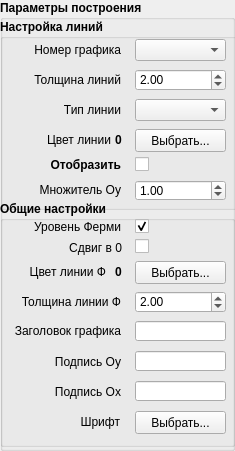
     <widget class="QGroupBox" name="groupBox_8">
      <property name="geometry">
       <rect>
        <x>450</x>
        <y>0</y>
        <width>235</width>
        <height>451</height>
       </rect>
      </property>
      <property name="font">
       <font>
        <family>Arial</family>
        <pointsize>9</pointsize>
        <weight>75</weight>
        <bold>true</bold>
       </font>
      </property>
      <property name="title">
       <string>Параметры построения</string>
      </property>
      <widget class="QGroupBox" name="groupBox_10">
       <property name="geometry">
        <rect>
         <x>0</x>
         <y>201</y>
         <width>235</width>
         <height>246</height>
        </rect>
       </property>
       <property name="font">
        <font>
         <family>Arial</family>
         <pointsize>9</pointsize>
         <weight>75</weight>
         <bold>true</bold>
        </font>
       </property>
       <property name="title">
        <string>Общие настройки</string>
       </property>
       <widget class="QLabel" name="label_44">
        <property name="geometry">
         <rect>
          <x>0</x>
          <y>120</y>
          <width>121</width>
          <height>20</height>
         </rect>
        </property>
        <property name="font">
         <font>
          <family>Arial</family>
          <pointsize>9</pointsize>
          <weight>50</weight>
          <bold>false</bold>
         </font>
        </property>
        <property name="text">
         <string>Заголовок графика</string>
        </property>
        <property name="alignment">
         <set>Qt::AlignRight|Qt::AlignTrailing|Qt::AlignVCenter</set>
        </property>
       </widget>
       <widget class="QLineEdit" name="tab2EditLinePlotName">
        <property name="geometry">
         <rect>
          <x>135</x>
          <y>120</y>
          <width>91</width>
          <height>20</height>
         </rect>
        </property>
        <property name="font">
         <font>
          <family>Arial</family>
          <pointsize>9</pointsize>
          <weight>50</weight>
          <bold>false</bold>
         </font>
        </property>
       </widget>
       <widget class="QLabel" name="label_45">
        <property name="geometry">
         <rect>
          <x>40</x>
          <y>150</y>
          <width>81</width>
          <height>21</height>
         </rect>
        </property>
        <property name="font">
         <font>
          <family>Arial</family>
          <pointsize>9</pointsize>
          <weight>50</weight>
          <bold>false</bold>
         </font>
        </property>
        <property name="text">
         <string>Подпись Oy</string>
        </property>
        <property name="alignment">
         <set>Qt::AlignRight|Qt::AlignTrailing|Qt::AlignVCenter</set>
        </property>
       </widget>
       <widget class="QLineEdit" name="tab2EditLineOyName">
        <property name="geometry">
         <rect>
          <x>135</x>
          <y>150</y>
          <width>91</width>
          <height>20</height>
         </rect>
        </property>
        <property name="font">
         <font>
          <family>Arial</family>
          <pointsize>9</pointsize>
          <weight>50</weight>
          <bold>false</bold>
         </font>
        </property>
       </widget>
       <widget class="QLabel" name="label_46">
        <property name="geometry">
         <rect>
          <x>40</x>
          <y>180</y>
          <width>81</width>
          <height>21</height>
         </rect>
        </property>
        <property name="font">
         <font>
          <family>Arial</family>
          <pointsize>9</pointsize>
          <weight>50</weight>
          <bold>false</bold>
         </font>
        </property>
        <property name="text">
         <string>Подпись Ox</string>
        </property>
        <property name="alignment">
         <set>Qt::AlignRight|Qt::AlignTrailing|Qt::AlignVCenter</set>
        </property>
       </widget>
       <widget class="QLineEdit" name="tab2EditLineOxName">
        <property name="geometry">
         <rect>
          <x>135</x>
          <y>180</y>
          <width>91</width>
          <height>20</height>
         </rect>
        </property>
        <property name="font">
         <font>
          <family>Arial</family>
          <pointsize>9</pointsize>
          <weight>50</weight>
          <bold>false</bold>
         </font>
        </property>
       </widget>
       <widget class="QLabel" name="label_47">
        <property name="geometry">
         <rect>
          <x>73</x>
          <y>210</y>
          <width>47</width>
          <height>21</height>
         </rect>
        </property>
        <property name="font">
         <font>
          <family>Arial</family>
          <pointsize>9</pointsize>
          <weight>50</weight>
          <bold>false</bold>
         </font>
        </property>
        <property name="text">
         <string>Шрифт</string>
        </property>
        <property name="alignment">
         <set>Qt::AlignRight|Qt::AlignTrailing|Qt::AlignVCenter</set>
        </property>
       </widget>
       <widget class="QPushButton" name="tab2ColorButtonFermiL">
        <property name="geometry">
         <rect>
          <x>135</x>
          <y>60</y>
          <width>91</width>
          <height>23</height>
         </rect>
        </property>
        <property name="font">
         <font>
          <family>Arial</family>
          <pointsize>9</pointsize>
          <weight>50</weight>
          <bold>false</bold>
          <strikeout>false</strikeout>
          <kerning>true</kerning>
         </font>
        </property>
        <property name="text">
         <string>Выбрать...</string>
        </property>
       </widget>
       <widget class="QLabel" name="label_33">
        <property name="geometry">
         <rect>
          <x>20</x>
          <y>10</y>
          <width>101</width>
          <height>31</height>
         </rect>
        </property>
        <property name="font">
         <font>
          <family>Arial</family>
          <pointsize>9</pointsize>
          <weight>50</weight>
          <bold>false</bold>
          <strikeout>false</strikeout>
          <kerning>true</kerning>
         </font>
        </property>
        <property name="text">
         <string>Уровень Ферми</string>
        </property>
        <property name="alignment">
         <set>Qt::AlignRight|Qt::AlignTrailing|Qt::AlignVCenter</set>
        </property>
       </widget>
       <widget class="QCheckBox" name="tab2CheckBoxFermiLevel">
        <property name="geometry">
         <rect>
          <x>135</x>
          <y>10</y>
          <width>21</width>
          <height>31</height>
         </rect>
        </property>
        <property name="font">
         <font>
          <family>Arial</family>
          <pointsize>9</pointsize>
          <weight>50</weight>
          <bold>false</bold>
          <strikeout>false</strikeout>
          <kerning>true</kerning>
         </font>
        </property>
        <property name="text">
         <string/>
        </property>
        <property name="checked">
         <bool>true</bool>
        </property>
       </widget>
       <widget class="QLabel" name="label_34">
        <property name="geometry">
         <rect>
          <x>15</x>
          <y>60</y>
          <width>91</width>
          <height>21</height>
         </rect>
        </property>
        <property name="font">
         <font>
          <family>Arial</family>
          <pointsize>9</pointsize>
          <weight>50</weight>
          <bold>false</bold>
          <strikeout>false</strikeout>
          <kerning>true</kerning>
         </font>
        </property>
        <property name="text">
         <string>Цвет линии Ф</string>
        </property>
        <property name="alignment">
         <set>Qt::AlignRight|Qt::AlignTrailing|Qt::AlignVCenter</set>
        </property>
       </widget>
       <widget class="QLabel" name="ColorLable7">
        <property name="geometry">
         <rect>
          <x>115</x>
          <y>60</y>
          <width>16</width>
          <height>21</height>
         </rect>
        </property>
        <property name="text">
         <string>0</string>
        </property>
       </widget>
       <widget class="QLabel" name="label_35">
        <property name="geometry">
         <rect>
          <x>10</x>
          <y>90</y>
          <width>111</width>
          <height>21</height>
         </rect>
        </property>
        <property name="font">
         <font>
          <family>Arial</family>
          <pointsize>9</pointsize>
          <weight>50</weight>
          <bold>false</bold>
          <strikeout>false</strikeout>
          <kerning>true</kerning>
         </font>
        </property>
        <property name="text">
         <string>Толщина линии Ф</string>
        </property>
        <property name="alignment">
         <set>Qt::AlignRight|Qt::AlignTrailing|Qt::AlignVCenter</set>
        </property>
       </widget>
       <widget class="QDoubleSpinBox" name="tab2SpinnerBoxFermiLevelWidth">
        <property name="geometry">
         <rect>
          <x>135</x>
          <y>90</y>
          <width>91</width>
          <height>22</height>
         </rect>
        </property>
        <property name="font">
         <font>
          <family>Arial</family>
          <pointsize>9</pointsize>
          <weight>50</weight>
          <bold>false</bold>
          <strikeout>false</strikeout>
          <kerning>true</kerning>
         </font>
        </property>
        <property name="value">
         <double>2.000000000000000</double>
        </property>
       </widget>
       <widget class="QPushButton" name="tab2BushButtonSetFont">
        <property name="geometry">
         <rect>
          <x>135</x>
          <y>210</y>
          <width>91</width>
          <height>23</height>
         </rect>
        </property>
        <property name="font">
         <font>
          <family>Arial</family>
          <pointsize>9</pointsize>
          <weight>50</weight>
          <bold>false</bold>
         </font>
        </property>
        <property name="text">
         <string>Выбрать...</string>
        </property>
       </widget>
       <widget class="QCheckBox" name="tab2ZeroShift">
        <property name="geometry">
         <rect>
          <x>135</x>
          <y>30</y>
          <width>41</width>
          <height>31</height>
         </rect>
        </property>
        <property name="text">
         <string/>
        </property>
       </widget>
       <widget class="QLabel" name="label_43">
        <property name="geometry">
         <rect>
          <x>26</x>
          <y>31</y>
          <width>96</width>
          <height>31</height>
         </rect>
        </property>
        <property name="font">
         <font>
          <family>Arial</family>
          <pointsize>9</pointsize>
          <weight>50</weight>
          <bold>false</bold>
          <strikeout>false</strikeout>
          <kerning>true</kerning>
         </font>
        </property>
        <property name="text">
         <string>Сдвиг в 0</string>
        </property>
        <property name="alignment">
         <set>Qt::AlignRight|Qt::AlignTrailing|Qt::AlignVCenter</set>
        </property>
       </widget>
      </widget>
      <widget class="QGroupBox" name="groupBox_9">
       <property name="geometry">
        <rect>
         <x>0</x>
         <y>19</y>
         <width>531</width>
         <height>191</height>
        </rect>
       </property>
       <property name="font">
        <font>
         <family>Arial</family>
         <pointsize>9</pointsize>
         <weight>75</weight>
         <bold>true</bold>
        </font>
       </property>
       <property name="title">
        <string>Настройка линий</string>
       </property>
       <widget class="QLabel" name="label_37">
        <property name="geometry">
         <rect>
          <x>30</x>
          <y>20</y>
          <width>91</width>
          <height>21</height>
         </rect>
        </property>
        <property name="font">
         <font>
          <family>Arial</family>
          <pointsize>9</pointsize>
          <weight>50</weight>
          <bold>false</bold>
         </font>
        </property>
        <property name="text">
         <string>Номер графика</string>
        </property>
        <property name="alignment">
         <set>Qt::AlignRight|Qt::AlignTrailing|Qt::AlignVCenter</set>
        </property>
       </widget>
       <widget class="QComboBox" name="tab2ComboBoxLineSelector">
        <property name="geometry">
         <rect>
          <x>135</x>
          <y>20</y>
          <width>91</width>
          <height>22</height>
         </rect>
        </property>
        <property name="font">
         <font>
          <family>Arial</family>
          <pointsize>9</pointsize>
          <weight>50</weight>
          <bold>false</bold>
         </font>
        </property>
       </widget>
       <widget class="QLabel" name="label_38">
        <property name="geometry">
         <rect>
          <x>20</x>
          <y>50</y>
          <width>101</width>
          <height>21</height>
         </rect>
        </property>
        <property name="font">
         <font>
          <family>Arial</family>
          <pointsize>9</pointsize>
          <weight>50</weight>
          <bold>false</bold>
         </font>
        </property>
        <property name="text">
         <string>Толщина линий</string>
        </property>
        <property name="alignment">
         <set>Qt::AlignRight|Qt::AlignTrailing|Qt::AlignVCenter</set>
        </property>
       </widget>
       <widget class="QDoubleSpinBox" name="tab2SpinnerLineWidth">
        <property name="geometry">
         <rect>
          <x>135</x>
          <y>50</y>
          <width>91</width>
          <height>22</height>
         </rect>
        </property>
        <property name="font">
         <font>
          <family>Arial</family>
          <pointsize>9</pointsize>
          <weight>50</weight>
          <bold>false</bold>
         </font>
        </property>
        <property name="minimum">
         <double>0.100000000000000</double>
        </property>
        <property name="value">
         <double>2.000000000000000</double>
        </property>
       </widget>
       <widget class="QLabel" name="label_39">
        <property name="geometry">
         <rect>
          <x>40</x>
          <y>80</y>
          <width>81</width>
          <height>21</height>
         </rect>
        </property>
        <property name="font">
         <font>
          <family>Arial</family>
          <pointsize>9</pointsize>
          <weight>50</weight>
          <bold>false</bold>
         </font>
        </property>
        <property name="text">
         <string>Тип линии</string>
        </property>
        <property name="alignment">
         <set>Qt::AlignRight|Qt::AlignTrailing|Qt::AlignVCenter</set>
        </property>
       </widget>
       <widget class="QComboBox" name="tab2ComboBoxLineType">
        <property name="geometry">
         <rect>
          <x>135</x>
          <y>80</y>
          <width>91</width>
          <height>22</height>
         </rect>
        </property>
        <property name="font">
         <font>
          <family>Arial</family>
          <pointsize>9</pointsize>
          <weight>50</weight>
          <bold>false</bold>
         </font>
        </property>
       </widget>
       <widget class="QLabel" name="label_40">
        <property name="geometry">
         <rect>
          <x>40</x>
          <y>110</y>
          <width>71</width>
          <height>21</height>
         </rect>
        </property>
        <property name="font">
         <font>
          <family>Arial</family>
          <pointsize>9</pointsize>
          <weight>50</weight>
          <bold>false</bold>
         </font>
        </property>
        <property name="text">
         <string>Цвет линии</string>
        </property>
        <property name="alignment">
         <set>Qt::AlignRight|Qt::AlignTrailing|Qt::AlignVCenter</set>
        </property>
       </widget>
       <widget class="QLabel" name="label_41">
        <property name="geometry">
         <rect>
          <x>40</x>
          <y>130</y>
          <width>81</width>
          <height>31</height>
         </rect>
        </property>
        <property name="font">
         <font>
          <family>Arial</family>
          <pointsize>9</pointsize>
          <weight>75</weight>
          <bold>true</bold>
         </font>
        </property>
        <property name="text">
         <string>Отобразить</string>
        </property>
        <property name="alignment">
         <set>Qt::AlignRight|Qt::AlignTrailing|Qt::AlignVCenter</set>
        </property>
       </widget>
       <widget class="QCheckBox" name="tab2CheckBoxShow1">
        <property name="geometry">
         <rect>
          <x>135</x>
          <y>130</y>
          <width>21</width>
          <height>31</height>
         </rect>
        </property>
        <property name="font">
         <font>
          <family>Arial</family>
          <pointsize>9</pointsize>
          <weight>50</weight>
          <bold>false</bold>
         </font>
        </property>
        <property name="text">
         <string/>
        </property>
       </widget>
       <widget class="QLabel" name="label_42">
        <property name="geometry">
         <rect>
          <x>20</x>
          <y>150</y>
          <width>101</width>
          <height>41</height>
         </rect>
        </property>
        <property name="font">
         <font>
          <family>Arial</family>
          <pointsize>9</pointsize>
          <weight>50</weight>
          <bold>false</bold>
         </font>
        </property>
        <property name="text">
         <string>Множитель Oy</string>
        </property>
        <property name="alignment">
         <set>Qt::AlignRight|Qt::AlignTrailing|Qt::AlignVCenter</set>
        </property>
       </widget>
       <widget class="QDoubleSpinBox" name="tab2SpinnerLineMultiplier">
        <property name="geometry">
         <rect>
          <x>135</x>
          <y>161</y>
          <width>91</width>
          <height>21</height>
         </rect>
        </property>
        <property name="font">
         <font>
          <family>Arial</family>
          <pointsize>9</pointsize>
          <weight>50</weight>
          <bold>false</bold>
         </font>
        </property>
        <property name="value">
         <double>1.000000000000000</double>
        </property>
       </widget>
       <widget class="QPushButton" name="tab2ColorButton1">
        <property name="geometry">
         <rect>
          <x>135</x>
          <y>110</y>
          <width>91</width>
          <height>23</height>
         </rect>
        </property>
        <property name="font">
         <font>
          <family>Arial</family>
          <pointsize>9</pointsize>
          <weight>50</weight>
          <bold>false</bold>
         </font>
        </property>
        <property name="text">
         <string>Выбрать...</string>
        </property>
       </widget>
       <widget class="QLabel" name="ColorLable8">
        <property name="geometry">
         <rect>
          <x>115</x>
          <y>110</y>
          <width>16</width>
          <height>21</height>
         </rect>
        </property>
        <property name="text">
         <string>0</string>
        </property>
       </widget>
      </widget>
      <zorder>groupBox_9</zorder>
      <zorder>groupBox_10</zorder>
     </widget>
